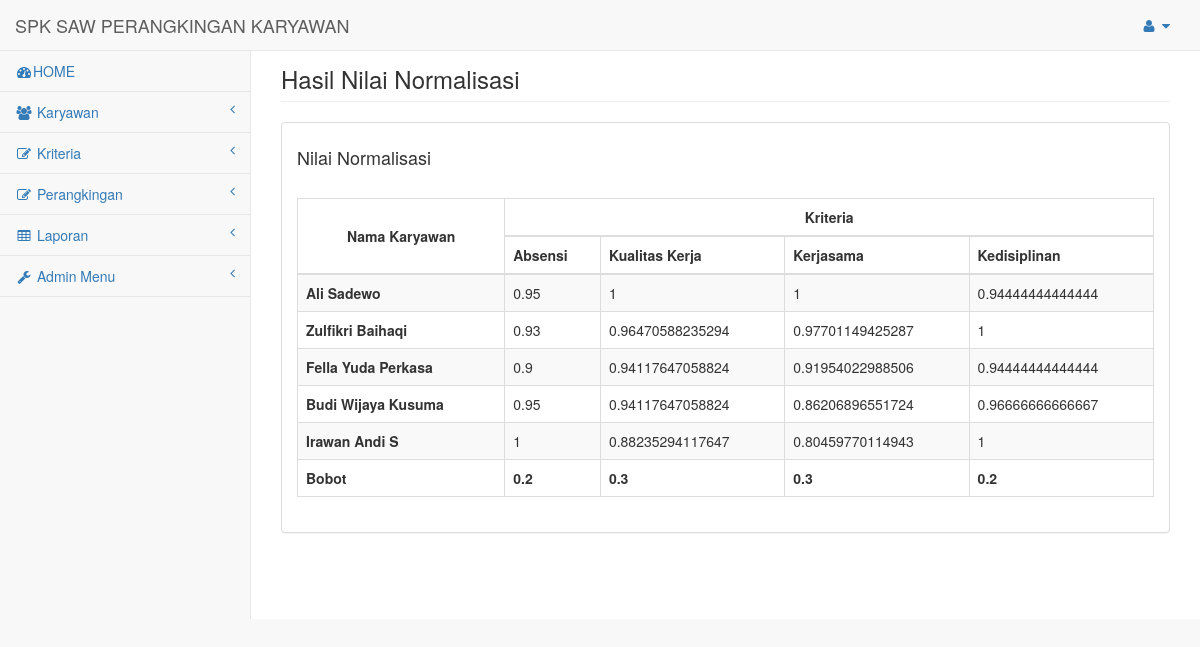
The app's page /pages/normalisasi.php (signed in) with its own data.
### tables this page shows
CREATE TABLE `kriteria` (
  `id_kriteria` int(2) NOT NULL AUTO_INCREMENT,
  `nama_kriteria` varchar(25) NOT NULL DEFAULT '',
  `tipe_kriteria` varchar(10) NOT NULL DEFAULT '',
  `bobot_kriteria` double NOT NULL,
  PRIMARY KEY (`id_kriteria`)
);

CREATE TABLE `karyawan` (
  `nik` int(8) NOT NULL,
  `nama_karyawan` varchar(30) NOT NULL DEFAULT '',
  `alamat_karyawan` varchar(50) NOT NULL DEFAULT '',
  `telepon` varchar(15) NOT NULL DEFAULT '',
  `hasil_karyawan` double NOT NULL,
  PRIMARY KEY (`nik`)
);

CREATE TABLE `rangking` (
  `nik` int(8) NOT NULL,
  `id_kriteria` int(2) NOT NULL,
  `nilai_rangking` double NOT NULL,
  `nilai_normalisasi` double NOT NULL,
  `bobot_normalisasi` double NOT NULL,
  `tahun_normalisasi` date DEFAULT NULL,
  PRIMARY KEY (`nik`,`id_kriteria`),
  KEY `id_kriteria` (`id_kriteria`),
  CONSTRAINT `rangking_ibfk_1` FOREIGN KEY (`nik`) REFERENCES `karyawan` (`nik`),
  CONSTRAINT `rangking_ibfk_2` FOREIGN KEY (`id_kriteria`) REFERENCES `kriteria` (`id_kriteria`)
);

### includes/kriteria.inc.php (called while the page is built, shortened)
<?php
class Kriteria{
	private $conn;
	private $table_name = "kriteria";
	public function __construct($db){
		$this->conn = $db;
	}
	function readAll(){
		$query = "SELECT * FROM ".$this->table_name." ORDER BY id_kriteria ASC";
		$stmt = $this->conn->prepare( $query );
		$stmt->execute();
		return $stmt;
	}
}
?>

### includes/alternatif.inc.php (called while the page is built, shortened)
<?php
class Alternatif{
	private $conn;
	private $table_name = "karyawan";
	public function __construct($db){
		$this->conn = $db;
	}
	function readAll($per=null,$limit=null){
		if(!empty($per)){
			if (!empty($limit)) {
				$query = "SELECT * FROM ".$this->table_name." a,rangking r where a.nik=r.nik and year(r.tahun_normalisasi) = '".$per."' group by a.nik ORDER BY hasil_karyawan DESC LIMIT ".$limit;
			}else{
				$query = "SELECT * FROM ".$this->table_name." a,rangking r where a.nik=r.nik and year(r.tahun_normalisasi) = '".$per."' group by a.nik ORDER BY hasil_karyawan DESC";
			}
		}else{
			$query = "SELECT * FROM ".$this->table_name." ORDER BY hasil_karyawan DESC";
		}
		$stmt = $this->conn->prepare( $query );
		$stmt->execute();
		return $stmt;
	}
}
?>

### includes/rangking.inc.php (called while the page is built, shortened)
<?php
class Rangking{
	private $conn;
	public function __construct($db){
		$this->conn = $db;
	}
	function readR($a,$pe=null){
		if (!empty($pe)) {
			$query = "SELECT * FROM karyawan a, kriteria b, rangking c where a.nik=c.nik and b.id_kriteria=c.id_kriteria and c.nik='$a' and year(c.tahun_normalisasi) = '".$pe."'";
		}else{
			$query = "SELECT * FROM karyawan a, kriteria b, rangking c where a.nik=c.nik and b.id_kriteria=c.id_kriteria and c.nik='$a'";
		}
		$stmt = $this->conn->prepare( $query );
		$stmt->execute();
		return $stmt;
	}
}
?>

### pages/normalisasi.php (the view, shortened to what this page needs)
<?php
include 'head.php';
include_once '../includes/alternatif.inc.php';
$pro1 = new Alternatif($db);
$stmt1y = $pro1->readAll();
include_once '../includes/kriteria.inc.php';
$pro2 = new Kriteria($db);
$stmt2y = $pro2->readAll();
$stmt2yx = $pro2->readAll();
include_once '../includes/rangking.inc.php';
$pro = new Rangking($db);
include 'sidebar.php';
?>
    <div id="page-wrapper">
        <div class="row">
            <div class="col-lg-12">
                <h3 class="page-header">Hasil Nilai Normalisasi</h3>
            </div>
        </div>
    <div class="row">
        <div class="col-lg-12">
            <div class="panel panel-default">
                <div class="panel-body">
                    <table width="100%" class="table table-striped table-bordered table-hover" id="dataTables-example">
                    <h4>Nilai Normalisasi</h4>
            <table width="100%" class="table table-striped table-bordered">
                <thead>
                    <tr>
                        <th rowspan="2" style="vertical-align: middle" class="text-center">Nama Karyawan</th>
                        <th colspan="<?php echo $stmt2y->rowCount(); ?>" class="text-center">Kriteria</th>
                    </tr>
                    <tr>
                    <?php
                    while ($row2y = $stmt2y->fetch(PDO::FETCH_ASSOC)){
                    ?>
                        <th><?php echo $row2y['nama_kriteria'] ?></th>
                    <?php
                    }
                    ?>
                    </tr>
                </thead>
                <tbody>
        <?php
        while ($row1y = $stmt1y->fetch(PDO::FETCH_ASSOC)){
        ?>
                    <tr>
                        <th><?php echo $row1y['nama_karyawan'] ?></th>
                        <?php
                        $ay= $row1y['nik'];
                        $stmtry = $pro->readR($ay);
                        while ($rowry = $stmtry->fetch(PDO::FETCH_ASSOC)){
                        ?>
                        <td>
                            <?php
                            echo $rowry['nilai_normalisasi'];
                            ?>
                        </td>
                        <?php
                        }
                        ?>
                    </tr>
        <?php
        }
        ?><tr>
            <td><b>Bobot</b></td>
                    <?php
                    while ($row2yx = $stmt2yx->fetch(PDO::FETCH_ASSOC)){
                    ?>
                        <td><b><?php echo $row2yx['bobot_kriteria'] ?></b></td>
                    <?php
                    }
                    ?>
                    </tr>
                </tbody>
            </table>
                    </table>
                    </div>
                </div>
            </div>
        </div>
    </div>
</div>
<?php include 'footer.php'; ?>

### records on screen
kriteria: nama_kriteria "Absensi", bobot_kriteria "0.2"
kriteria: nama_kriteria "Kualitas Kerja", bobot_kriteria "0.3"
kriteria: nama_kriteria "Kerjasama", bobot_kriteria "0.3"
kriteria: nama_kriteria "Kedisiplinan", bobot_kriteria "0.2"
karyawan: nama_karyawan "Ali Sadewo"
rangking: nilai_normalisasi "0.95"
rangking: nilai_normalisasi "1"
rangking: nilai_normalisasi "1"
rangking: nilai_normalisasi "0.94444444444444"
karyawan: nama_karyawan "Zulfikri Baihaqi"
rangking: nilai_normalisasi "0.93"
rangking: nilai_normalisasi "0.96470588235294"
rangking: nilai_normalisasi "0.97701149425287"
rangking: nilai_normalisasi "1"
karyawan: nama_karyawan "Fella Yuda Perkasa"
rangking: nilai_normalisasi "0.9"
rangking: nilai_normalisasi "0.94117647058824"
rangking: nilai_normalisasi "0.91954022988506"
rangking: nilai_normalisasi "0.94444444444444"
karyawan: nama_karyawan "Budi Wijaya Kusuma"
rangking: nilai_normalisasi "0.95"
rangking: nilai_normalisasi "0.94117647058824"
rangking: nilai_normalisasi "0.86206896551724"
rangking: nilai_normalisasi "0.96666666666667"
karyawan: nama_karyawan "Irawan Andi S"
rangking: nilai_normalisasi "1"
rangking: nilai_normalisasi "0.88235294117647"
rangking: nilai_normalisasi "0.80459770114943"
rangking: nilai_normalisasi "1"
